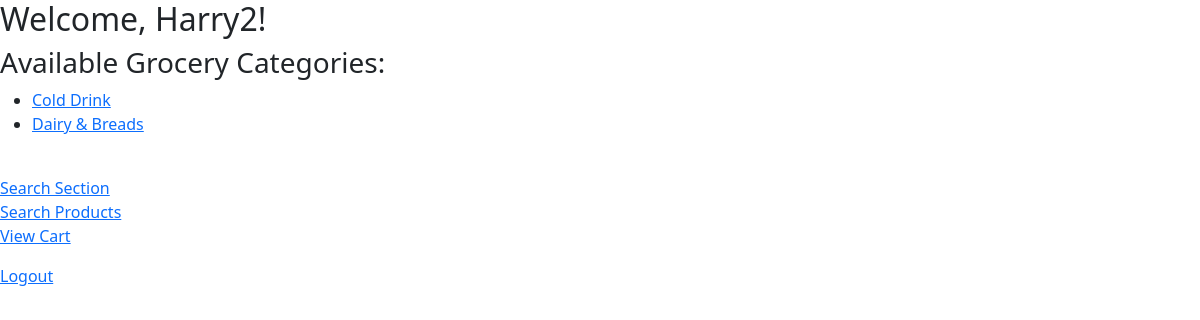
/user_dashboard (signed in), run on an earlier commit of the app's database.
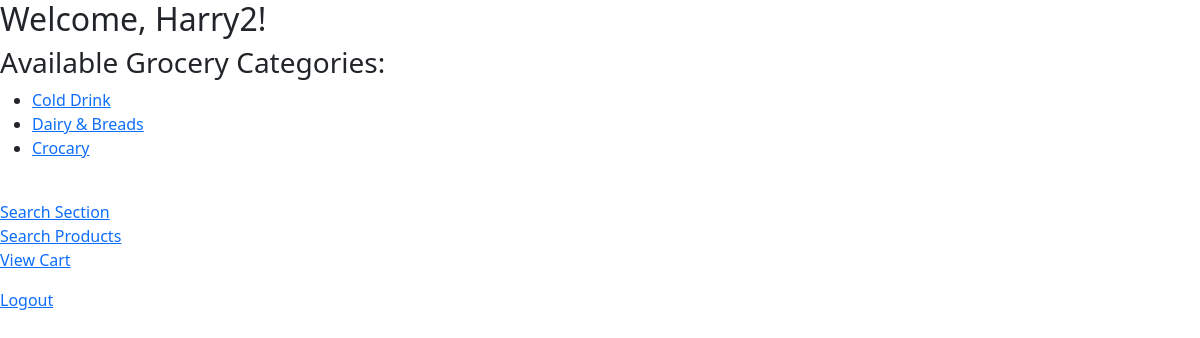
And on a later commit of the database.
### application/models.py (models this page shows)
class Sections(db.Model):
    __tablename__ = "sections"
    section_id = db.Column(db.Integer, primary_key=True, autoincrement=True)
    section_name = db.Column(db.String(200), nullable=False)
    number_of_products = db.Column(db.Integer)

### application/controllers.py (the view)
@app.route("/user_dashboard")
@login_required
def user_dashboard():
    sections = Sections.query.all()
    return render_template('user_dashboard.html', sections=sections)

### application/controllers.py (called while the page is built)
@login_manager.user_loader
def load_user(user_id):
    return Users.query.get(int(user_id))

### templates/user_dashboard.html (shortened to what this page needs)
<!DOCTYPE html>
<html>
<head>
    <link href="https://cdn.jsdelivr.net/npm/bootstrap@5.3.0/dist/css/bootstrap.min.css" rel="stylesheet">
</head>
<body>
    <h2>Welcome, {{ current_user.user_name }}!</h2>
    <h3>Available Grocery Categories:</h3>
    <ul>
        {% for section in sections %}
        <li>
            <a href="{{ url_for('products_of_section', section_id=section.section_id) }}">{{ section.section_name }}</a>
        </li>
        {% endfor %}
    </ul>
    <br>
    <a href="{{ url_for('search_section') }}">Search Section</a>
    <br>
    <a href="{{ url_for('search_product') }}">Search Products</a>
    <br>
    <p><a href="{{ url_for('view_cart') }}">View Cart</a></p>
    <p><a href="{{ url_for('logout') }}">Logout</a></p>
</body>
</html>

What changed in the data, as far as the page shows it:
added Sections: section_name "Crocary"
